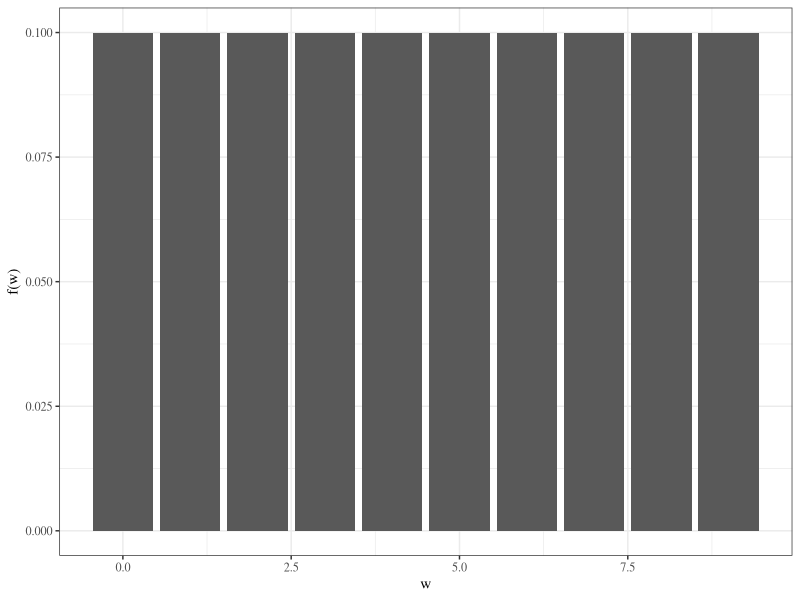
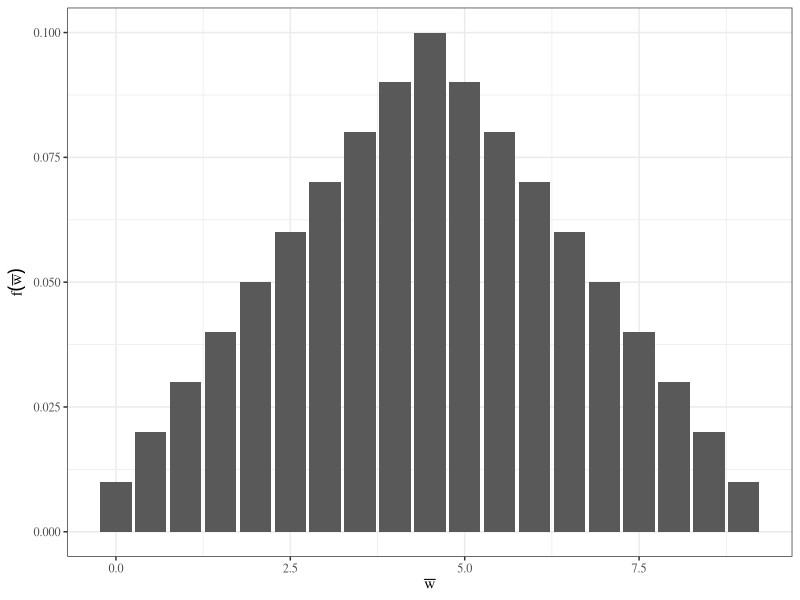

Here is the R script that generated these plots, in order: (Note: this script raises an error after producing the figures.)
## ---- chunk 1
library(knitr)
library(tidyverse)
library(xtable)
library(MASS)

knitr::opts_chunk$set(echo=FALSE, message=FALSE, warning=FALSE, fig.height = 2)
theme_set(theme_bw(base_family = "serif"))

set.seed(305)
## ---- chunk 2
bolt <- expand.grid(x = 11:20, y = 20:13)
bolt$f <- c(rep(0, 7), "2/34", "2/34", "1/34",
            rep(0, 6), "2/34", rep(0, 3),
            rep(0, 2), "1/34", "1/34", 0, 0, "1/34", "1/34", "1/34", 0,
            rep(0, 4), "2/34", "1/34", "1/34", "2/34", 0, 0,
            rep(0, 3), "1/34", "2/34", "2/34", 0, 0, "2/34", 0,
            rep("1/34", 2), rep(0, 2), "3/34", rep(0, 5),
            rep(0, 4), "1/34", 0, 0, "2/34", 0, 0,
            rep(0, 4), "1/34", rep(0, 5))

bolt %>%
  spread(x, f) %>%
  arrange(desc(y)) %>%
  rename(`y\\x` = y) %>%
  xtable() %>%
  print(include.rownames = FALSE, comment = FALSE)

## ---- chunk 3
bolt %>% dplyr::select(-f) %>%
  mutate(g = "") %>%
  spread(x, g) %>%
  arrange(desc(y)) %>%
  rename(`y\\x` = y) %>%
  xtable(align = paste0("|", paste(rep("c", ncol(.) + 1), collapse = "|"), "|")) %>%
  print(include.rownames = FALSE, comment = FALSE, hline.after = -1:nrow(.))
## ---- chunk 4
bolt %>% dplyr::select(-f) %>%
  mutate(g = "") %>%
  spread(x, g) %>%
  arrange(desc(y)) %>%
  rename(`y\\x` = y) %>%
  xtable(align = paste0("|", paste(rep("c", ncol(.) + 1), collapse = "|"), "|")) %>%
  print(include.rownames = FALSE, comment = FALSE, hline.after = -1:nrow(.))
## ---- chunk 5
bolt %>% dplyr::select(-f) %>%
  mutate(g = "") %>%
  spread(x, g) %>%
  arrange(desc(y)) %>%
  rename(`y\\x` = y) %>%
  xtable(align = paste0("|", paste(rep("c", ncol(.) + 1), collapse = "|"), "|")) %>%
  print(include.rownames = FALSE, comment = FALSE, hline.after = -1:nrow(.))

## ---- chunk 6
bolt %>%
  spread(x, f) %>%
  arrange(desc(y)) %>%
  rename(`y\\x` = y) %>%
  xtable() %>%
  print(include.rownames = FALSE, comment = FALSE)

## ---- chunk 7
bolt %>%
  mutate(f = vapply(f, function(num) eval(parse(text = num)), numeric(1))*34) %>%
  spread(x, f) %>%
  arrange(desc(y)) %>%
  rename(`$y\\backslash x$` = y) %>%
  rbind(colSums(.)) %>%
  bind_cols(data.frame(rowSums(.[,-1]))) -> bolt_dsn

names(bolt_dsn)[ncol(bolt_dsn)] <- "$f_Y(y)$"

bolt_dsn_table <- bolt_dsn
bolt_dsn_table[, -1] <- apply(bolt_dsn[, -1], 2, function(col) paste0(col, "/34"))
bolt_dsn_table[nrow(bolt_dsn_table), 1] <- "$f_X(x)$"

bolt_dsn_table %>%
  xtable(align = paste0(paste(rep("c", ncol(.)), collapse = ""), "|c")) %>%
  print(include.rownames = FALSE, comment = FALSE, 
        sanitize.text.function = function(x){x},
        hline.after = c(-1, 0, nrow(.) - 1, nrow(.)))


## ---- chunk 8
toy <- expand.grid(x = 1:3, y = 1:3)
toy$f <- c(.16, .16, .08, .16, .16, .08, .08, .08, .04)

toy %>%
  spread(x, f) %>%
  arrange(desc(y)) %>%
  rename(`$y\\backslash x$` = y) -> toy_dsn

toy_dsn$`$f_Y(y)$` <- rowSums(toy_dsn[, -1])
toy_dsn[nrow(toy_dsn) + 1, -1] <- colSums(toy_dsn[, -1])
toy_dsn[nrow(toy_dsn), 1] <- "$f_X(x)$"

toy_dsn %>%
  xtable(align = paste0(paste(rep("c", ncol(.)), collapse = ""), "|c")) %>%
  print(include.rownames = FALSE, comment = FALSE, 
        sanitize.text.function = function(x){x},
        hline.after = c(-1, 0, nrow(.) - 1, nrow(.)))

## ---- chunk 9
w <- 0:9
f <- rep(1/length(w), length(w))

ggplot() + 
  geom_bar(aes(w, f), stat = "identity") +
  ylab("f(w)")

## ---- chunk 10
w1 <- w2 <- 0:9
probs <- matrix(rep(0, length(w1)^2), nrow = length(w1))

for(i in seq_along(w1)) {
  for(j in seq_along(w2)) {
    probs[i, j] <- f[i]*f[j]
  }
}

expand.grid(w1 = w1, w2 = w2) %>%
  mutate(w_bar = .5*(w1 + w2),
         f = as.numeric(probs)) %>%
  group_by(w_bar) %>%
  summarise(f = sum(f)) -> w_bar_dsn

w_bar_dsn %>%
  rename(`$\\overline{w}$` = w_bar,
         `$f(\\overline{w})$` = f) -> w_bar_dsn_tab

cbind(w_bar_dsn_tab[1:4,], w_bar_dsn_tab[5:8,], w_bar_dsn_tab[9:12,], w_bar_dsn_tab[13:16,], rbind(w_bar_dsn_tab[17:19,], c("", ""))) %>%
  xtable(align = "ccc|cc|cc|cc|cc") %>%
  print(include.rownames = FALSE,
        comment = FALSE,
        sanitize.text.function = function(x){x})
## ---- chunk 11
w_bar_dsn %>%
  ggplot() +
  geom_bar(aes(w_bar, f), stat = "identity") +
  xlab(expression(bar(w))) + ylab(expression(f(bar(w))))

## ---- chunk 12
w <- 0:9

library(gganimate)

get_means <- function(i) {
  samps <- matrix(sample(w, size = 1000*i, replace = TRUE), nrow = 1000)
  apply(samps, 1, mean)
}

data.frame(iter = 1:40) %>%
  group_by(iter) %>%
  do(data.frame(means = get_means(.$iter))) -> clt


data.frame(iter = 1:40) %>%
  group_by(iter) %>%
  do(data.frame(x = seq(0, 9, length.out = 200))) %>%
  mutate(f = dnorm(x, 4.5, sqrt(8.25/iter))) -> norm_approx


p <- ggplot(clt, aes(frame = factor(iter))) +
  geom_density(aes(means), colour = "blue", fill = "blue", alpha = 0.1) +
  geom_line(aes(x, f), data = norm_approx)


gganimate(p, filename = "images/clt_animate.mp4", interval = .2)
